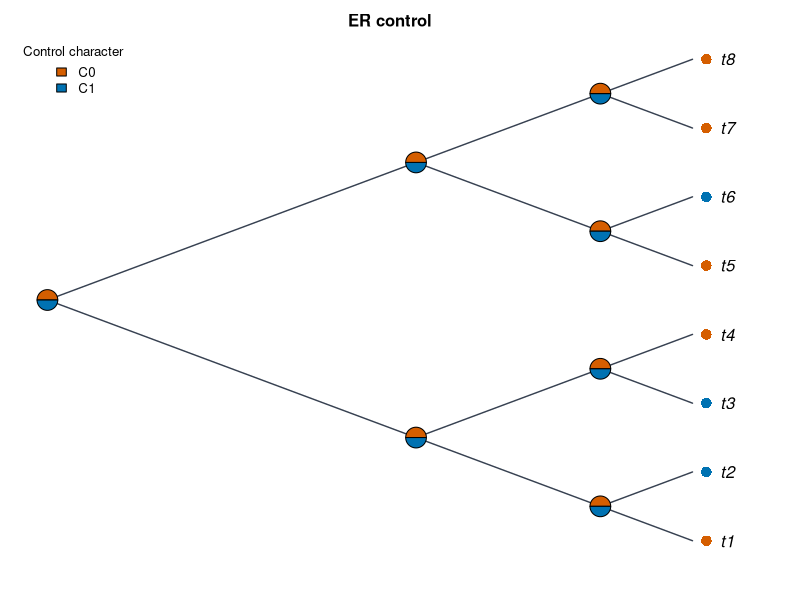

Generate this figure with R:
#!/usr/bin/env Rscript
# CladeForge reproducible-analysis script
# Project : ER control
# Format  : CladeForge project v0.2.0
# Software: CladeForge 0.3.0 (this header is the provenance stamp a
#           reproducibility checklist asks for: software version, generation
#           time and the analysis parameters are printed beside the numbers)
# Generated: (timestamp omitted in fixture)
#
# PARAMETER SUMMARY (what the app used):
#   * parsimony: tie-break = parent-state first, then tip frequency, then
#     declaration order; the reported single path is ONE of possibly many
#     equally parsimonious reconstructions.
#   * Mk: each character's rate is the application's own fit (maximum-likelihood fit (1-D profile over the pruning likelihood)),
#     baked in at generation time; the script replays that number instead of
#     re-fitting, so its posteriors match what the app reported. Characters the
#     app could not fit fall back to 1 / mean(branch length) with a printed
#     note. Display threshold applied post hoc; the posterior is marginal
#     (per-node), NOT joint.
#   * The R implementation below computes the likelihood in ORDINARY space
#     while the app runs in log-space: values agree to floating-point noise on
#     modest trees but can drift on very large or very unbalanced ones.
#   * Node ancestral states asserted by the user in CladeForge are IGNORED by
#     the parsimony baseline (independent reference by design); the R script
#     reproduces that baseline, not the user's hypotheses.
#
# What this script reproduces, and what it does not:
#   REPRODUCED (same algorithms as the application):
#     * Sankoff parsimony with the project's step matrix (advisory baseline);
#     * equal-rates Mk ancestral-state reconstruction (pruning + up-pass), i.e.
#       the posterior probabilities the app reports.
#   APPROXIMATED:
#     * a PDF figure drawn from the same data — character-coloured tips,
#       posterior pies, legend — in the project's cladogram layout
#       (equal branch spacing, like the CladeForge cladogram (branch lengths ignored)). It is NOT a pixel copy of the on-screen figure: manual
#       node positions, collapsed clades, custom reticulation edges, era bands
#       and the interactive ladderising order are GUI state that ape does not
#       consume. The topology, tip labels, states and posteriors are identical;
#       the geometry is a same-data rendering.
#   Branch lengths: present, used as given.
# Run with: Rscript this_file.R   (install.packages("ape") if needed)

library(ape)

# The tree is assembled from vectors rather than parsed from Newick, so every
# label survives byte-exact even where ape's own reader would mangle it.
tree <- structure(
  list(
    edge = matrix(c(9, 10, 9, 11, 10, 12, 10, 13, 11, 14, 11, 15, 12, 1, 12, 2, 13, 3, 13, 4, 14, 5, 14, 6, 15, 7, 15, 8), ncol = 2, byrow = TRUE),
    edge.length = c(0.25, 0.2, 0.3, 0.4, 0.15, 0.3, 0.4, 0.6, 0.5, 0.2, 0.7, 0.35, 0.45, 0.5),
    Nnode = 7L,
    tip.label = c("t1", "t2", "t3", "t4", "t5", "t6", "t7", "t8"),
    node.label = c("i7", "i3", "i6", "i1", "i2", "i4", "i5")
  ),
  class = "phylo"
)

# Branch lengths, with an explicit unit-length fallback: a cladogram-only project
# serialises no lengths at all, and 1 / mean(NULL) would poison every
# transition probability below.
bl <- tree$edge.length
if (is.null(bl) || !any(is.finite(bl) & bl > 0)) {
  bl <- rep(1, nrow(tree$edge))
  cat("NOTE: the tree carries no usable branch lengths; Mk probabilities and the\n")
  cat("      figure use unit (equal) branch lengths, i.e. topology-only inference.\n\n")
}

# Equal-rates Mk rate: one expected substitution per mean branch, so the
# transition probabilities are invariant to the tree's absolute scale. Every
# length above is already resolved the way the application resolves it (a
# recorded 0 is a real zero; unset / negative / non-finite became 1), so the mean
# runs over ALL of them — filtering here would drop zero-length and unmeasured
# edges from the average and make this script reconstruct at a different rate
# than the application reports. Deriving it from the fallback-protected bl
# above is what keeps the rate finite for a cladogram-only project.
#
# This fallback rate is used ONLY for a character the application itself could
# not fit (NULL rate below); characters with a baked rate replay the
# application's ML value, so the script's posteriors match the app's instead
# of drifting with the branch-length mean.
rate <- 1 / mean(bl)


characters <- list(
  list(
    name = "Control character",
    type = "discrete",
    states = c("C0", "C1"),
    colors = c("#d55e00", "#0072b2"),
    cost = NULL,
    rate = 65.7689,
    tips = c("t1" = "C0", "t2" = "C1", "t3" = "C1", "t4" = "C0", "t5" = "C0", "t6" = "C1", "t7" = "C0", "t8" = "C0")
  )
)

# --- helpers ----------------------------------------------------------------

## Equal-rates (ER) Mk transition matrix P(t): the same closed form used by
## CladeForge's inference assistant. The rate is scaled by the mean branch
## length so probabilities are invariant to the tree's absolute scale.
p_er <- function(t, k, rate) {
  e <- exp(-k * rate * t)
  P <- matrix(1 / k, k, k) - (1 / k) * e
  diag(P) <- 1 / k + ((k - 1) / k) * e
  P
}

## Sankoff parsimony down/up pass. 'cost' is k x k; tips absent from tip_states
## are treated as missing data.
sankoff <- function(tree, tip_states, states, cost) {
  ntip <- length(tree$tip.label)
  k <- length(states)
  sidx <- setNames(seq_len(k), states)
  x <- sidx[tip_states[tree$tip.label]]
  parent <- tree$edge[, 1]
  child <- tree$edge[, 2]
  kids <- split(child, parent)
  root <- setdiff(unique(parent), unique(child))
  g <- matrix(0, nrow = ntip + tree$Nnode, ncol = k)
  rownames(g) <- as.character(seq_len(ntip + tree$Nnode))
  ## Down-pass: internal node indices decrease from root, so descending order
  ## visits children before parents.
  for (v in sort(as.integer(names(kids)), decreasing = TRUE)) {
    for (i in seq_len(k)) {
      total <- 0
      for (ch in kids[[as.character(v)]]) {
        if (ch <= ntip) {
          xi <- x[[ch]]
          if (is.na(xi)) next
          total <- total + min(cost[i, ] + ifelse(seq_len(k) == xi, 0, Inf))
        } else {
          total <- total + min(cost[i, ] + g[as.character(ch), ])
        }
      }
      g[as.character(v), i] <- total
    }
  }
  ## Up-pass: assign each node a state minimising cost given its parent.
  node_state <- integer(ntip + tree$Nnode)
  walk <- function(v, parent_state) {
    base <- if (parent_state == 0L) rep(0, k) else cost[parent_state, ]
    scores <- base + g[as.character(v), ]
    best <- which.min(scores)
    node_state[v] <<- best
    for (ch in kids[[as.character(v)]]) {
      if (ch > ntip) walk(ch, best)
    }
  }
  walk(root, 0L)
  list(cost = min(g[as.character(root), ]),
       states = node_state, k = k)
}

## Equal-rates Mk marginal ancestral reconstruction: Felsenstein pruning
## (down-pass) + parent/sibling up-pass, normal space. Uses the script-level
## 'bl' (which already falls back to unit lengths when the tree has none) and the
## 'rate' is passed per character: the application's own ML fit for that
## character when it has one, else the 1 / mean usable branch length fallback.
## For very large or very unbalanced trees prefer log-space implementations
## (phangorn::ace, phytools).
mk_asr <- function(tree, tip_states, states, rate) {
  ntip <- length(tree$tip.label)
  k <- length(states)
  sidx <- setNames(seq_len(k), states)
  x <- sidx[tip_states[tree$tip.label]]
  parent <- tree$edge[, 1]
  child <- tree$edge[, 2]
  kids <- split(seq_along(child), parent)  # edge-row indices per parent
  root <- setdiff(unique(parent), unique(child))
  L <- matrix(1, nrow = ntip + tree$Nnode, ncol = k)
  rownames(L) <- as.character(seq_len(ntip + tree$Nnode))
  for (v in sort(as.integer(names(kids)), decreasing = TRUE)) {
    rows <- kids[[as.character(v)]]
    vec <- rep(1, k)
    for (r in rows) {
      ch <- child[r]
      m <- if (ch <= ntip) {
        xi <- x[[ch]]
        if (is.na(xi)) rep(1, k) else as.numeric(seq_len(k) == xi)
      } else L[as.character(ch), ]
      vec <- vec * (p_er(bl[r], k, rate) %*% m)
    }
    s <- sum(vec)
    L[as.character(v), ] <- if (s > 0) vec / s else rep(1 / k, k)
  }
  G <- matrix(1 / k, nrow = ntip + tree$Nnode, ncol = k)
  rownames(G) <- rownames(L)
  for (v in sort(as.integer(names(kids)))) {
    rows <- kids[[as.character(v)]]
    for (r in rows) {
      ch <- child[r]
      if (ch <= ntip) next
      sib_msg <- rep(1, k)
      for (r2 in rows) {
        ch2 <- child[r2]
        if (ch2 == ch) next
        m2 <- if (ch2 <= ntip) {
          xi <- x[[ch2]]
          if (is.na(xi)) rep(1, k) else as.numeric(seq_len(k) == xi)
        } else L[as.character(ch2), ]
        sib_msg <- sib_msg * (p_er(bl[r2], k, rate) %*% m2)
      }
      G[as.character(ch), ] <- p_er(bl[r], k, rate) %*% (G[as.character(v), ] * sib_msg)
      G[as.character(ch), ] <- G[as.character(ch), ] / sum(G[as.character(ch), ])
    }
  }
  post <- L * G
  post <- post / rowSums(post)
  list(posterior = post)
}

# --- analysis ---------------------------------------------------------------

cat("CladeForge reproducible analysis\n")
cat("Tree:", Ntip(tree), "tips,", tree$Nnode, "internal nodes\n\n")

internal_nodes <- (length(tree$tip.label) + 1):(length(tree$tip.label) + tree$Nnode)

for (ch in characters) {
  cat("== Character:", ch$name, "==\n")
  if (ch$type != "discrete" || length(ch$states) < 2) {
    cat("   continuous or single-state: exported as data only\n\n")
    next
  }
  scored <- ch$tips[names(ch$tips) %in% tree$tip.label]
  cost <- ch$cost
  if (is.null(cost)) {
    k <- length(ch$states)
    cost <- matrix(1, k, k); diag(cost) <- 0
  }
  sp <- sankoff(tree, scored, ch$states, cost)
  cat(sprintf("   Sankoff minimum cost: %g (step-matrix units)\n", sp$cost))
  ch_rate <- if (is.null(ch$rate)) {
    cat(sprintf("   NOTE: the application could not fit a rate for this character; using 1 / mean(branch length) = %g\n", rate))
    rate
  } else ch$rate
  asr <- mk_asr(tree, scored, ch$states, ch_rate)
  cat("   Mk posterior at each internal node (states:",
      paste(ch$states, collapse = " / "), ")\n")
  print(round(asr$posterior[as.character(internal_nodes), , drop = FALSE], 3))
  cat("\n")
}

# --- figure -----------------------------------------------------------------
# A same-data rendering of the GUI figure: character-coloured tips (first
# discrete character) + posterior pies at internal nodes + auto legend, in the
# layout the project is displayed as. Manual positions / collapsed clades /
# custom edges / era bands are GUI-only and are not reproduced here.

discrete <- Filter(function(ch) ch$type == "discrete" && length(ch$states) >= 2, characters)

# cairo_pdf renders unicode labels reliably; use pdf() if cairo is unavailable.
cairo_pdf("cladeforge_reconstruction.pdf", width = 9, height = 7)
par(mar = c(2, 1, 2, 2), xpd = NA)
cat("Figure layout: type = cladogram, use.edge.length = FALSE",
    "(equal branch spacing, like the CladeForge cladogram (branch lengths ignored))\n")
plot(tree, type = "cladogram", use.edge.length = FALSE,
     show.tip.label = TRUE,
     label.offset = 0.3,
     edge.color = "#374151", edge.width = 1.4)
title(main = "ER control", cex.main = 1.0)

if (length(discrete) > 0) {
  main <- discrete[[1]]
  scored <- main$tips[names(main$tips) %in% tree$tip.label]
  k <- length(main$states)
  cost <- main$cost
  if (is.null(cost)) { cost <- matrix(1, k, k); diag(cost) <- 0 }

  tip_col <- rep("#6b7280", Ntip(tree))
  names(tip_col) <- tree$tip.label
  for (lab in names(scored)) tip_col[[lab]] <- main$colors[[match(scored[[lab]], main$states)]]
  tiplabels(pch = 16, col = tip_col, cex = 1.4, offset = 0.15)

  asr <- mk_asr(tree, scored, main$states, if (is.null(main$rate)) rate else main$rate)
  nodelabels(node = internal_nodes, pie = asr$posterior[as.character(internal_nodes), , drop = FALSE],
             piecol = main$colors, cex = 0.7)
  legend("topleft", legend = main$states, fill = main$colors,
         title = main$name, bty = "n", cex = 0.8)
}

dev.off()

cat("Wrote cladeforge_reconstruction.pdf\n")
